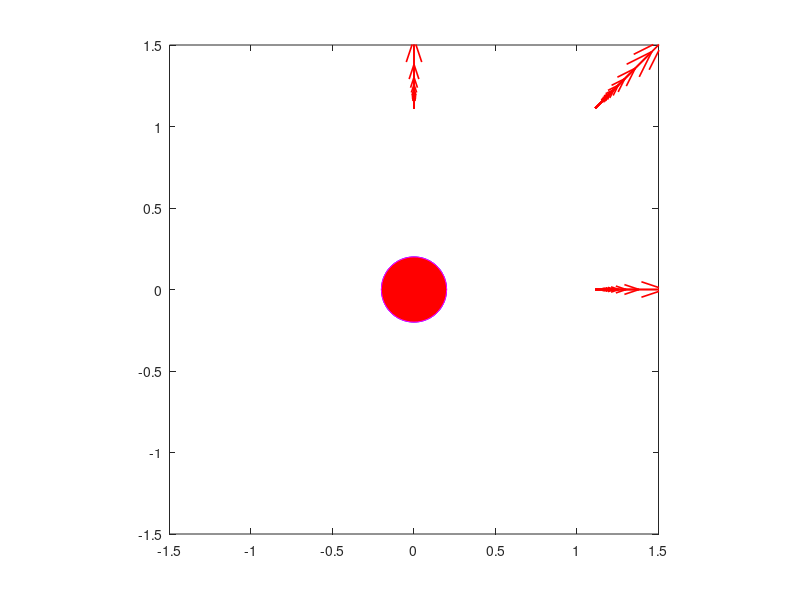

Here is the MATLAB script that generated this plot:
clear; close all; clc;
%Crear grid
N=10;
%Number of arrows
minX=0;maxX=10;
minY=0;maxY=10;
minZ=0;maxZ=10;
%Graph 
x=linspace(minX,maxX,N);
y=linspace(minY,maxY,N);
z=linspace(minZ,maxZ,N);
[xG,yG,zG]=meshgrid(x,y,z);
%position of negative particle
xCn=0; yCn=0; zCn=0; a=0.4;
%position of positive particle
xCp=0; yCp=0; zCp=0;
%Flux Density
Qn=0;
Qp=10e-9;
eps0 = 8.854e-12;
kC = 1/(4*pi*eps0);
Rx = xG - xCn;
Ry = yG - yCn;
Rz = zG - zCn;
R = sqrt(Rx.^2 + Ry.^2 + Rz.^2).^3;
Ex = kC .* Qn .* Rx ./ R;
Ey = kC .* Qn .* Ry ./ R;
Ez = kC .* Qn .* Rz ./R;
Rx = xG - xCp;
Ry = yG - yCp;
R = sqrt(Rx.^2 + Ry.^2).^3;
Ex = eps0*(Ex + kC .* Qp .* Rx ./ R);
Ey = eps0*(Ey + kC .* Qp .* Ry ./ R);
Ez = eps0*(Ez + kC .* Qp .* Rz ./ R);
E = sqrt(Ex.^2 + Ey.^2 + Ez.^2);
%componentes x, y
u = Ex./E;
v = Ey./E;
w = Ez./E;
plot3(x,y,z);
h=quiver(xG,yG,u,v,'autoscalefactor',0.6);
set(h,'color',[1 0 0],'linewidth',1.2);
axis([-1.5 1.5 -1.5 1.5]);
axis equal;
box on
h=rectangle('Position',[xCn-a/2,yCn-a/2,a,a],'curvature',[1 1]);
set(h,'Facecolor',[0 0 1],'Edgecolor',[0 0 1]);
text(0.43,0.05,'-','Color','white','FontSize',30);
h=rectangle('Position',[xCp-a/2,yCp-a/2,a,a],'curvature',[1 1]);
set(h,'Facecolor',[1 0 0],'Edgecolor',[1 0 1]);
text(-0.6,0,'+','Color','white','FontSize',30);
